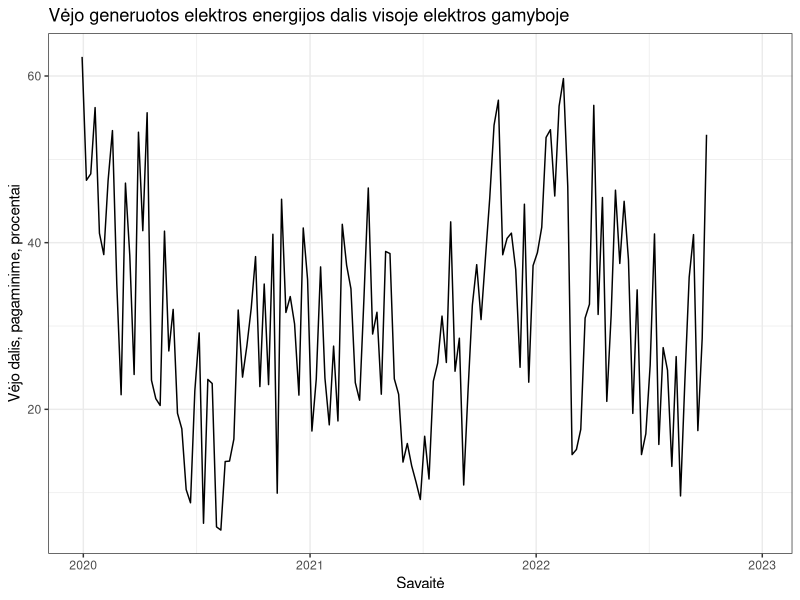
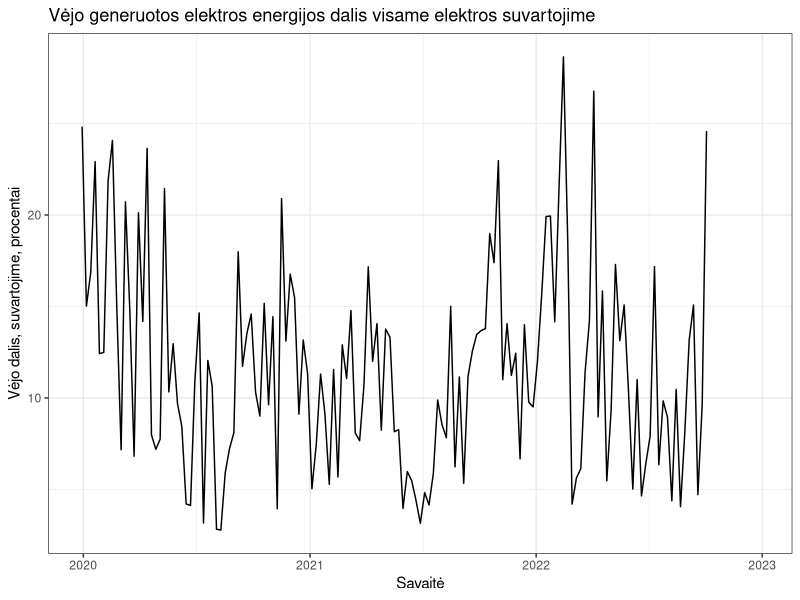
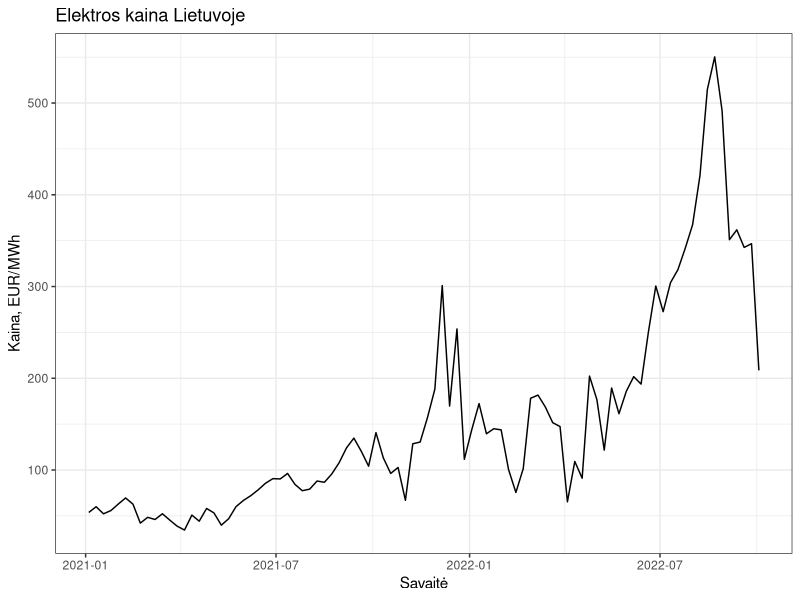
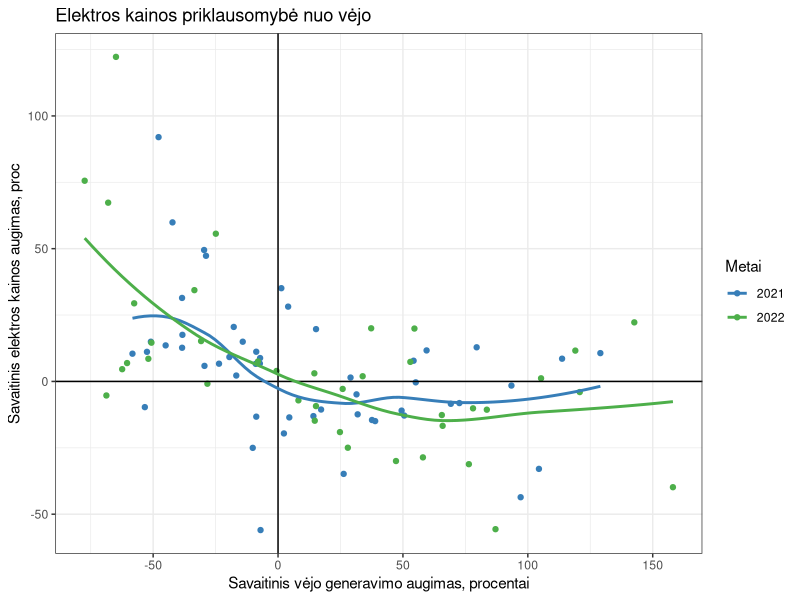

These charts were generated, in order, by the following R code:
## ---- chunk 1
library(dplyr)
library(ggplot2)
library(lubridate)
## ---- chunk 2
edt <- read.csv("data/energy_data.csv") %>% mutate(day = ymd(day)) %>% 
    mutate(wg = 100*(wind/lag(wind)-1), pg = 100*(price/lag(price)-1))
## ---- chunk 3
ggplot(aes(x = day, y = 100*wind/production), data = edt) + 
    geom_line() + 
    theme_bw() +
    labs(x = "Savaitė", 
         y = "Vėjo dalis, pagaminime, procentai", 
         title = "Vėjo generuotos elektros energijos dalis visoje elektros gamyboje")
    
## ---- chunk 4
ggplot(aes(x = day, y = 100*wind/consumption), data = edt) + 
    geom_line() + 
    theme_bw() +
    labs(x = "Savaitė", 
         y = "Vėjo dalis, suvartojime, procentai", 
         title = "Vėjo generuotos elektros energijos dalis visame elektros suvartojime")
## ---- chunk 5
ggplot(aes(x = day, y = price), data = edt %>% filter(!is.na(price))) + 
    geom_line() + 
    theme_bw() + 
    labs(x = "Savaitė", y = "Kaina, EUR/MWh", title = "Elektros kaina Lietuvoje")
## ---- chunk 6
edt1 <- edt %>% 
    select(wg, pg, year) %>% 
    na.omit %>%  
    mutate(Metai = as.character(year))

ggplot(aes(x = wg, y = pg, colour = Metai), data = edt1) +
    geom_point()+ 
    theme_bw()+
    geom_hline(yintercept = 0) +
    geom_vline(xintercept = 0 ) + 
    geom_smooth(se = FALSE)+
    scale_colour_manual(values =  RColorBrewer::brewer.pal(3, "Set1")[2:3]) + 
    labs(x = "Savaitinis vėjo generavimo augimas, procentai",  
         y = "Savaitinis elektros kainos augimas, proc", 
         title = "Elektros kainos priklausomybė nuo vėjo")
